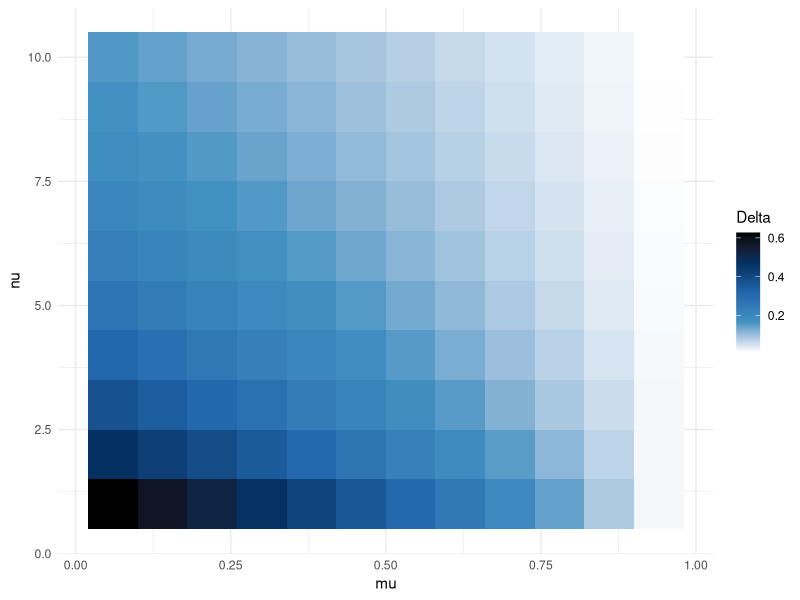
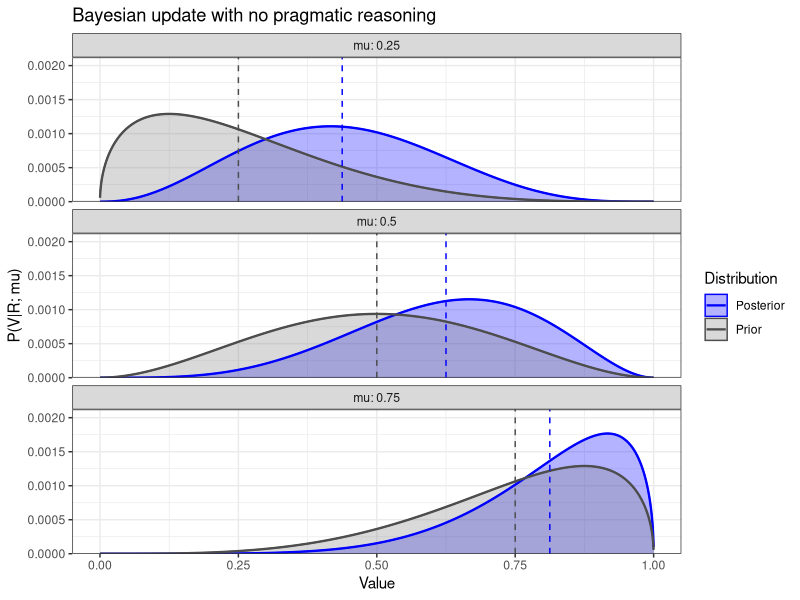
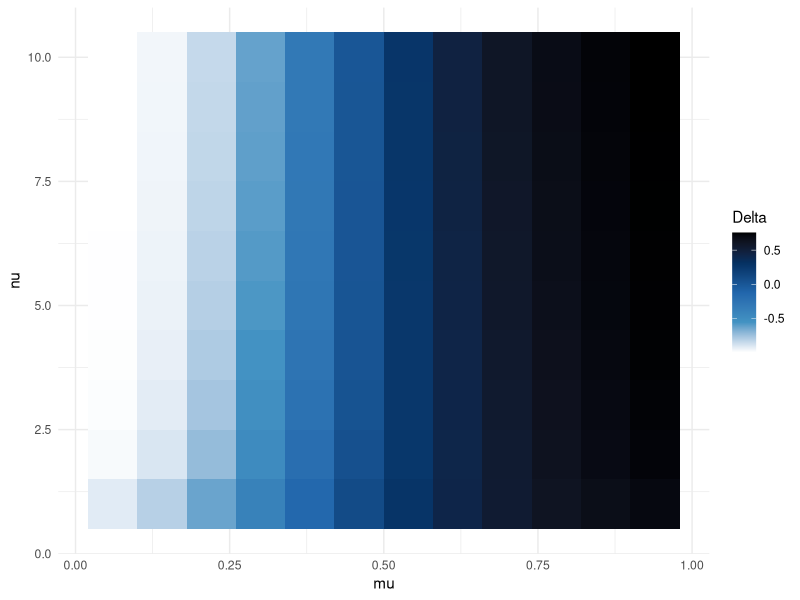

These charts were generated, in order, by the following R code: (Note: this script raises an error after producing the figures.)
## ---- chunk 1
library(dplyr)
library(tidyr)
library(ggplot2)
## ---- chunk 2
V_vals <- seq(0.0001, 0.9999, length.out = 2000) 

#grid of beta params
mu_vals <- seq(0.06, 0.94, length.out = 12)
nu_vals <- seq(1, 10, length.out = 10)

sample_mu_vals <- c(0.25, 0.5, 0.75)

#might make more conceptual sense to restrict these to higher values 
#but probably belongs in the prior rather enforcing it here
theta_vals <- seq(0.05, 0.95, length.out = 46)

#chosen pretty arbitrarily, needs further optimization
cost <- c(null = 0, long = 1) 
alpha <- 2
## ---- chunk 3
#convert from mean/sample size parameterization 
#back to alpha/beta (so i can use dbeta)
#again note that mu/nu are not inferred by L0
#that's just the distribution that S1 is treating as his prior
#L1 is inferring /which beta distribution/ S1 is treating as L0's prior 
prior_L0 <- function(mu, nu) {
  a <- mu*nu
  b <- (1-mu) * nu
  dbeta(V_vals, a, b)
}

#i picked the linear likelihood for simplicity
#also tried quadratic to make the reasons have a bigger effect
#i probably need to defend making the likelihood independent of the 
#hyperparameters of the prior? 
likelihood_L0 <- function(R) {
  if(R == "null") rep(1, length(V_vals)) else V_vals^2
}

lit_listener <- function(mu, nu, R) {
  prior <- prior_L0(mu,nu) 
  prior <- prior / sum(prior)
  likelihood <- likelihood_L0(R)
  posterior <- (prior * likelihood) / sum(prior * likelihood)
  data.frame(V = V_vals, 
             Prior = prior, 
             Posterior = posterior, 
             mu = mu, 
             nu=nu, 
             R = R)
}
## ---- chunk 4

L0_data <- lapply(mu_vals, function(m) 
            lapply(nu_vals, function(n) lit_listener(m, n, "long"))) %>%
            bind_rows() %>%
            pivot_longer(cols = c("Prior", "Posterior"), names_to = "Distribution",values_to ="Prob")

figure1_data <- L0_data  %>%
  filter(Distribution == "Posterior") %>%
  group_by(mu, nu) %>%
  summarise(post_mean = sum(V * Prob), .groups = "drop") %>%
  mutate(delta_means = post_mean - mu)

## ---- chunk 5

ggplot(figure1_data, aes(x = mu, y = nu, fill = delta_means)) +
  geom_tile() +
  scale_fill_gradientn(colors = c("white", "#4393c3", "#2166ac", "#053061", "black"))+
  labs(x = "mu", y = "nu", fill = "Delta") +
  theme_minimal()

## ---- chunk 6

figure2_data <- lapply(sample_mu_vals, function(m) lit_listener(m, 6, "long")) %>%
            bind_rows() %>%
            pivot_longer(cols = c("Prior", "Posterior"), names_to = "Distribution",values_to ="Prob")

posterior_means <- figure2_data %>%
  filter(Distribution == "Posterior") %>%
  group_by(mu) %>%
  summarise(post_mean = sum(V * Prob))

figure2_plot <- ggplot(figure2_data, aes(x = V, y = Prob, fill = Distribution, color = Distribution)) +
  geom_area(alpha = 0.3, position = "identity") + 
  geom_line(size = 0.8) +
  geom_vline(aes(xintercept = mu), linetype = "dashed", color = "gray30", linewidth = 0.5)+ 
  geom_vline(data = posterior_means, aes(xintercept = post_mean), linetype = "dashed", color = "blue", linewidth = 0.5)+
  facet_wrap(~mu, labeller = label_both, ncol=1) +
  scale_fill_manual(values = c("Prior" = "gray50", "Posterior" = "blue")) +
  scale_color_manual(values = c("Prior" = "gray30", "Posterior" = "blue")) +
  theme_bw() +
  scale_y_continuous(expand = expansion(mult = c(0, 0.2)))+
  labs(title = "Bayesian update with no pragmatic reasoning", x = "Value", y = "P(V|R; mu)")

print(figure2_plot)
## ---- chunk 7
#cached since the lookups were taking one century to run
L0_array_null <- array(sapply(nu_vals, function(n)
                        sapply(mu_vals, function(m)
                        lit_listener(m, n, "null")$Posterior)),
  dim = c(length(V_vals), length(mu_vals), length(nu_vals)),
  dimnames = list(V = V_vals, mu = mu_vals, nu = nu_vals)
)

L0_array_long <- array(sapply(nu_vals, function(n)
                        sapply(mu_vals, function(m)
                        lit_listener(m, n, "long")$Posterior)),
  dim = c(length(V_vals), length(mu_vals), length(nu_vals)),
  dimnames = list(V = V_vals, mu = mu_vals, nu = nu_vals)
)

speaker_grid <- expand.grid(
  theta_i = 1:length(theta_vals), 
  mu_j = 1:length(mu_vals), 
  nu_k = 1:length(nu_vals)
)

speaker_grid$theta <- theta_vals[speaker_grid$theta_i]
speaker_grid$mu <- mu_vals[speaker_grid$mu_j]
speaker_grid$nu <- nu_vals[speaker_grid$nu_k]
## ---- chunk 8

s_probs <- mapply(function(i, j, k) {
  
  #integral
  p_null <- sum(L0_array_null[V_vals > theta_vals[i], j, k])
  p_long <- sum(L0_array_long[V_vals > theta_vals[i], j, k])
  
  #utility
  util_null <- log(p_null + 1e-10) - cost["null"]
  util_long <- log(p_long + 1e-10) - cost["long"]

  #softmax
  null_numer <- exp(alpha * util_null)
  long_numer <- exp(alpha * util_long)
  denom <- null_numer + long_numer
  
  return(c(null_numer/denom, long_numer/denom))
  
}, speaker_grid$theta_i, speaker_grid$mu_j, speaker_grid$nu_k)

speaker_grid$prob_null <- s_probs[1, ]
speaker_grid$prob_long <- s_probs[2, ]
speaker_grid <- speaker_grid %>%
  mutate(prob_diff = prob_null - prob_long)
## ---- chunk 9

speaker_plot <- speaker_grid %>%
  filter(theta_i == 36) #corresponds to theta = 0.75

ggplot(speaker_plot, aes(x = mu, y = nu, fill = prob_diff)) +
  geom_tile() +
  scale_fill_gradientn(colors = c("white", "#4393c3", "#2166ac", "#053061", "black")) +
  labs(x = "mu", y = "nu", fill = "Delta") +
  theme_minimal()
  
## ---- chunk 10

# bypass the array entirely, call lit_listener directly
test <- lit_listener(mu_vals[j_mid], nu_vals[k_mid], "null")
plot(test$V, test$Posterior, type = "l", col = "blue")

test_long <- lit_listener(mu_vals[j_mid], nu_vals[k_mid], "long")
lines(test_long$V, test_long$Posterior, col = "red")
## ---- chunk 11

L0_array_null <- array(NA,
  dim = c(length(V_vals), length(mu_vals), length(nu_vals)),
  dimnames = list(V = V_vals, mu = mu_vals, nu = nu_vals)
)
L0_array_long <- array(NA,
  dim = c(length(V_vals), length(mu_vals), length(nu_vals)),
  dimnames = list(V = V_vals, mu = mu_vals, nu = nu_vals)
)

results_null <- mapply(function(m, n) lit_listener(m, n, "null")$Posterior,
  rep(mu_vals, times = length(nu_vals)),
  rep(nu_vals, each = length(mu_vals))
)
results_long <- mapply(function(m, n) lit_listener(m, n, "long")$Posterior,
  rep(mu_vals, times = length(nu_vals)),
  rep(nu_vals, each = length(mu_vals))
)

# results is now 50 x (46*20), fill into array
for (k in seq_along(nu_vals)) {
  for (j in seq_along(mu_vals)) {
    idx <- (k - 1) * length(mu_vals) + j
    L0_array_null[, j, k] <- results_null[, idx]
    L0_array_long[, j, k] <- results_long[, idx]
  }
}
## ---- chunk 12

s_probs <- mapply(function(i, j, k) {
  
  #integral
  p_null <- sum(L0_array_null[V_vals > theta_vals[i], j, k])
  p_long <- sum(L0_array_long[V_vals > theta_vals[i], j, k])
  
  #utility
  util_null <- log(p_null + 1e-10) - cost["null"]
  util_long <- log(p_long + 1e-10) - cost["long"]

  #softmax
  null_numer <- exp(alpha * util_null)
  long_numer <- exp(alpha * util_long)
  denom <- null_numer + long_numer
  
  return(c(null_numer/denom, long_numer/denom))
  
}, speaker_grid$theta_i, speaker_grid$mu_j, speaker_grid$nu_k)

speaker_grid$prob_null <- s_probs[1, ]
speaker_grid$prob_long <- s_probs[2, ]
speaker_grid <- speaker_grid %>%
  mutate(prob_diff = prob_null - prob_long)

## ---- chunk 13
speaker_plot <- speaker_grid %>%
  filter(theta_i == 36) #corresponds to theta = 0.75

ggplot(speaker_plot, aes(x = mu, y = nu, fill = prob_diff)) +
  geom_tile() +
  scale_fill_gradientn(colors = c("white", "#4393c3", "#2166ac", "#053061", "black")) +
  labs(x = "mu", y = "nu", fill = "Delta") +
  theme_minimal()
## ---- chunk 14
j_mid <- which.min(abs(mu_vals - 0.5))
theta_test <- 36

sapply(seq_along(nu_vals), function(k) {
  p_null <- sum(L0_array_null[V_vals > theta_vals[theta_test], j_mid, k])
  p_long <- sum(L0_array_long[V_vals > theta_vals[theta_test], j_mid, k])
  c(nu = nu_vals[k], p_null = p_null, p_long = p_long, diff = p_long - p_null)
}) %>% t()
## ---- chunk 15

sapply(seq_along(nu_vals), function(k) {
  p_null <- sum(L0_array_null[V_vals > theta_vals[theta_test], j_mid, k])
  p_long <- sum(L0_array_long[V_vals > theta_vals[theta_test], j_mid, k])
  util_null <- log(p_null + 1e-10) - cost["null"]
  util_long <- log(p_long + 1e-10) - cost["long"]
  null_numer <- exp(alpha * util_null)
  long_numer <- exp(alpha * util_long)
  denom <- null_numer + long_numer
  c(nu = nu_vals[k], prob_long = long_numer/denom, prob_null = null_numer/denom)
}) %>% t()
